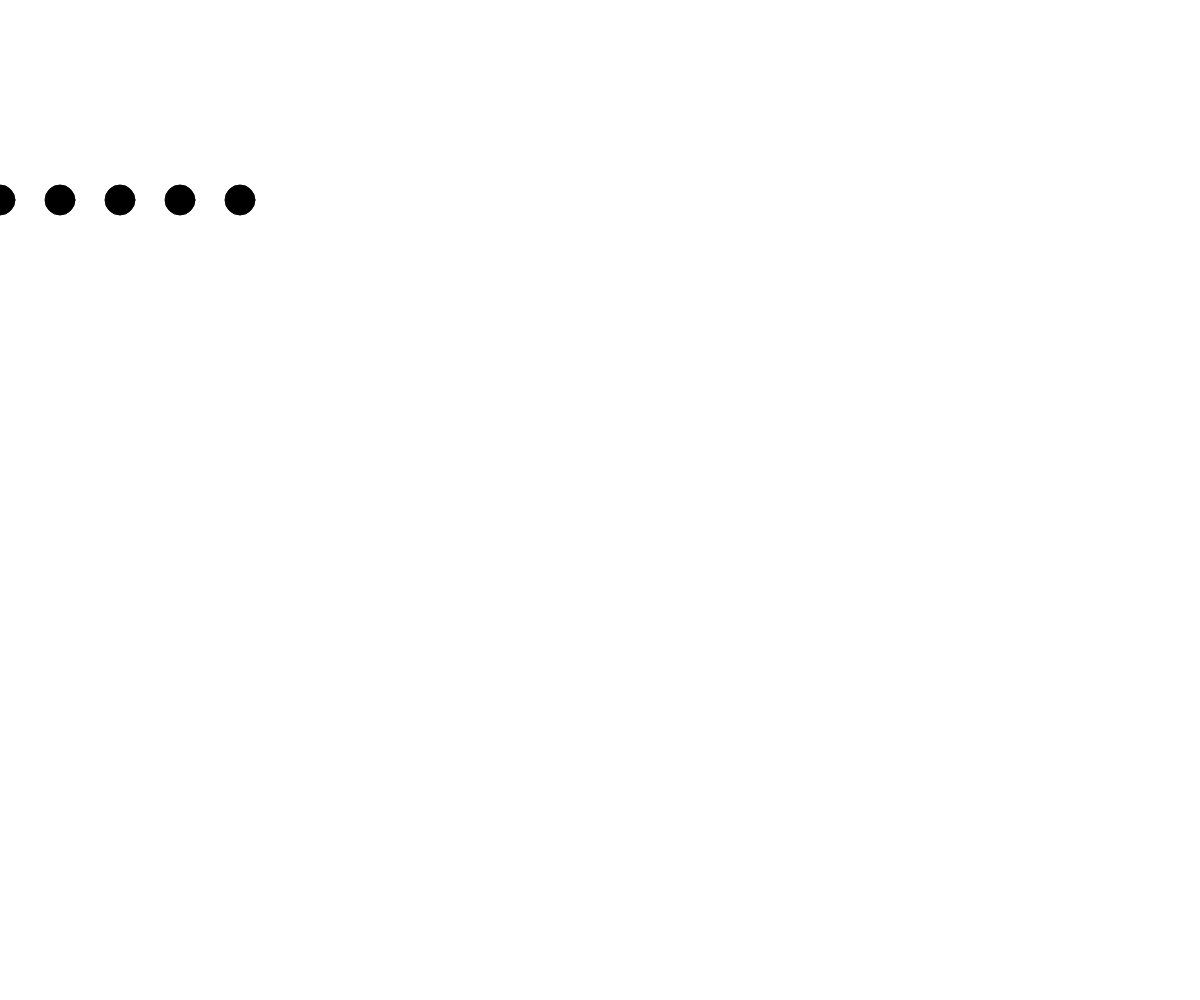
Frame 1 (no input)
Frame 60 (no input): identical to frame 1, image omitted
Frame 120 (the mouse pressed at the canvas centre since frame 60): identical to frame 1, image omitted

The p5.js sketch that drew this single still picture (run headless with seeded random() and noise() and a simulated clock; from frame 60 on, the mouse is pressed at the canvas centre):

// p5.js sketch
// ── sketch.js
function setup() {
	createCanvas(windowWidth, windowHeight);
}

function draw() {

	background(255);

	/*fill(0);
	stroke(0);
	ellipse(100,200,30,30);
	ellipse(150,200,30,30);
	ellipse(200,200,30,30);
	ellipse(250,200,30,30);
	ellipse(300,200,30,30);*/

	for(var i=0; i<5; i++){
		var x = i*60;
		fill(0);
		stroke(0);
		ellipse(x,200,30,30);
	}
}
